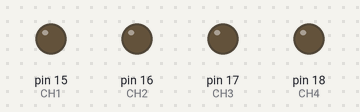
A sketch run on a simulated Arduino Uno, built with avr-gcc and run on an emulated ATmega328P. On the bench: output pins drawn as LEDs (lit = HIGH).

Above: at 0.5 s.
At 2.5 s:
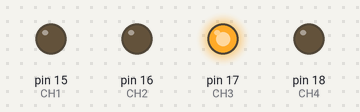
At 4.5 s:
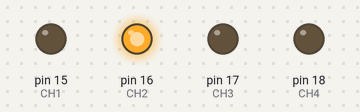
At 9.5 s:
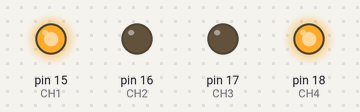
At 14.5 s:
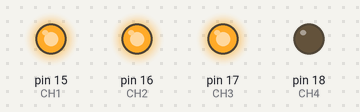
At 19.5 s:
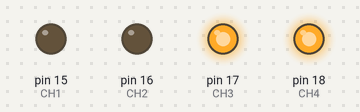
Timing chart, 0 to 20.8 s (numbered marks = the images above):
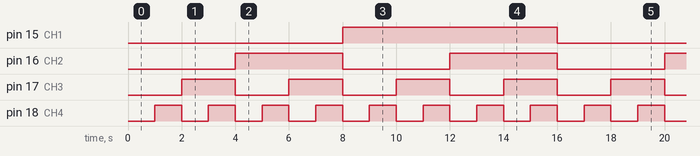

The sketch:

relay_program.ino
```cpp
#define CH1 15
#define CH2 16
#define CH3 17
#define CH4 18


void setup() {
  pinMode(CH1, OUTPUT);
  pinMode(CH2, OUTPUT);
  pinMode(CH3, OUTPUT);
  pinMode(CH4, OUTPUT);
}

void relay_channel(const int channel, bool ch_stat)
{
  digitalWrite(channel, ch_stat);
}

void relay_batch (bool ch1, bool ch2, bool ch3, bool ch4)
{
  digitalWrite(CH1, ch1);
  digitalWrite(CH2, ch2);
  digitalWrite(CH3, ch3);
  digitalWrite(CH4, ch4);
}

void loop() {
  relay_batch(0,0,0,0);
  delay(1000);
  relay_batch(0,0,0,1);
  delay(1000);
    relay_batch(0,0,1,0);
  delay(1000);
    relay_batch(0,0,1,1);
  delay(1000);
    relay_batch(0,1,0,0);
  delay(1000);
    relay_batch(0,1,0,1);
  delay(1000);
    relay_batch(0,1,1,0);
  delay(1000);
    relay_batch(0,1,1,1);
  delay(1000);
    relay_batch(1,0,0,0);
  delay(1000);
    relay_batch(1,0,0,1);
  delay(1000);
    relay_batch(1,0,1,0);
  delay(1000);
    relay_batch(1,0,1,1);
  delay(1000);
    relay_batch(1,1,0,0);
  delay(1000);
    relay_batch(1,1,0,1);
  delay(1000);
    relay_batch(1,1,1,0);
  delay(1000);
    relay_batch(1,1,1,1);
  delay(1000);

}
```

Measured:
- by itself, pin 15 (CH1): alternates HIGH for 8.0 s and LOW for 8.0 s
- by itself, pin 16 (CH2): alternates HIGH for 4.0 s and LOW for 4.0 s
- by itself, pin 17 (CH3): alternates HIGH for 2.0 s and LOW for 2.0 s
- by itself, pin 18 (CH4): alternates HIGH for 1.0 s and LOW for 1.0 s
